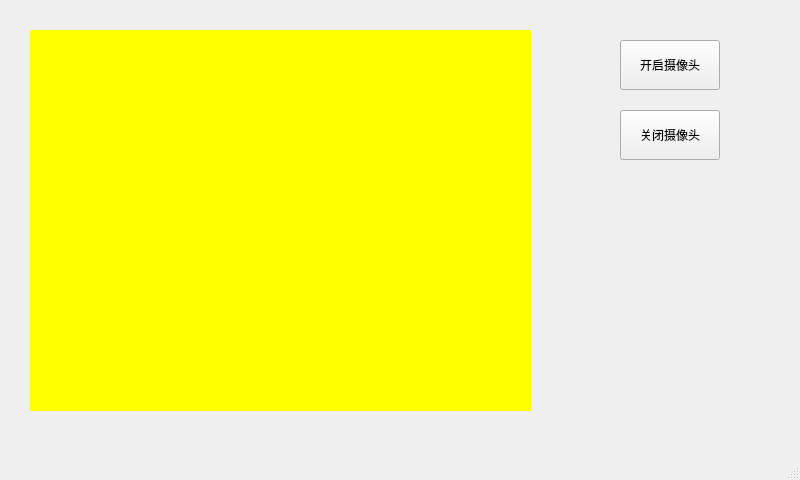
<?xml version="1.0" encoding="UTF-8"?>
<ui version="4.0">
 <class>opencamera</class>
 <widget class="QMainWindow" name="opencamera">
  <property name="geometry">
   <rect>
    <x>0</x>
    <y>0</y>
    <width>800</width>
    <height>480</height>
   </rect>
  </property>
  <property name="windowTitle">
   <string>MainWindow</string>
  </property>
  <widget class="QWidget" name="centralwidget">
   <widget class="QPushButton" name="pushButton">
    <property name="geometry">
     <rect>
      <x>620</x>
      <y>40</y>
      <width>100</width>
      <height>50</height>
     </rect>
    </property>
    <property name="text">
     <string>开启摄像头</string>
    </property>
   </widget>
   <widget class="QLabel" name="label">
    <property name="geometry">
     <rect>
      <x>30</x>
      <y>30</y>
      <width>501</width>
      <height>381</height>
     </rect>
    </property>
    <property name="styleSheet">
     <string notr="true">background-color: rgb(255, 255, 0);</string>
    </property>
    <property name="text">
     <string/>
    </property>
   </widget>
   <widget class="QPushButton" name="pushButton_2">
    <property name="geometry">
     <rect>
      <x>620</x>
      <y>110</y>
      <width>100</width>
      <height>50</height>
     </rect>
    </property>
    <property name="text">
     <string>关闭摄像头</string>
    </property>
   </widget>
  </widget>
  <widget class="QMenuBar" name="menubar">
   <property name="geometry">
    <rect>
     <x>0</x>
     <y>0</y>
     <width>800</width>
     <height>26</height>
    </rect>
   </property>
  </widget>
  <widget class="QStatusBar" name="statusbar"/>
 </widget>
 <resources/>
 <connections/>
</ui>
